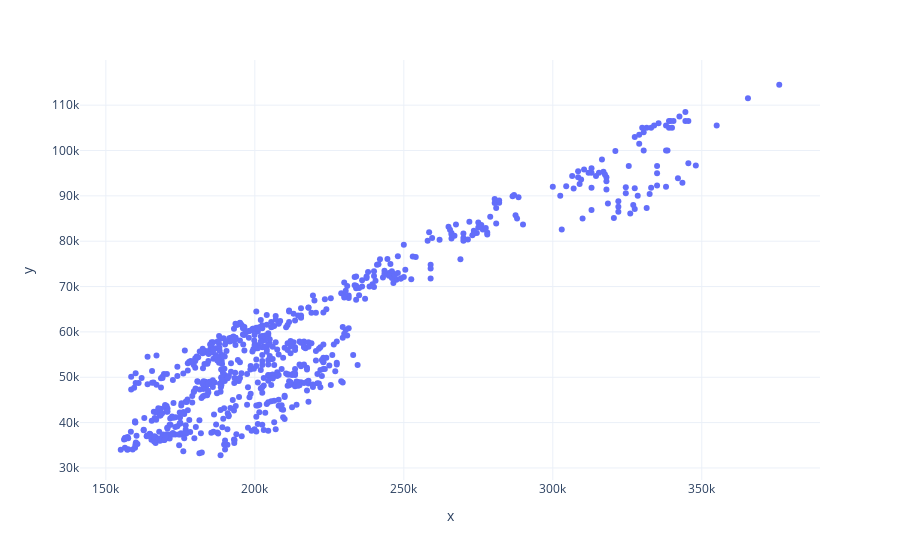

Notebook code cell kept with this figure:
### Code cell
fig = px.scatter(x=naver['Close'], y=kakao['Close'])
fig.show()

### Figure 1 — Plotly figure (JSON) as saved in the notebook; plotly's stock layout.template omitted (floating-point values rounded to 4 significant figures; data arrays with more than 128 entries replaced by an {"elided": "..."} marker saying what was removed)
{"data": [{"hovertemplate": "x=%{x}<br>y=%{y}<extra></extra>", "legendgroup": "", "marker": {"color": "#636efa", "symbol": "circle"}, "mode": "markers", "name": "", "orientation": "v", "showlegend": false, "type": "scatter", "x": {"elided": "738 int values"}, "xaxis": "x", "y": {"elided": "738 int values"}, "yaxis": "y"}], "layout": {"legend": {"tracegroupgap": 0}, "margin": {"t": 60}, "xaxis": {"anchor": "y", "domain": [0, 1], "title": {"text": "x"}}, "yaxis": {"anchor": "x", "domain": [0, 1], "title": {"text": "y"}}}}
